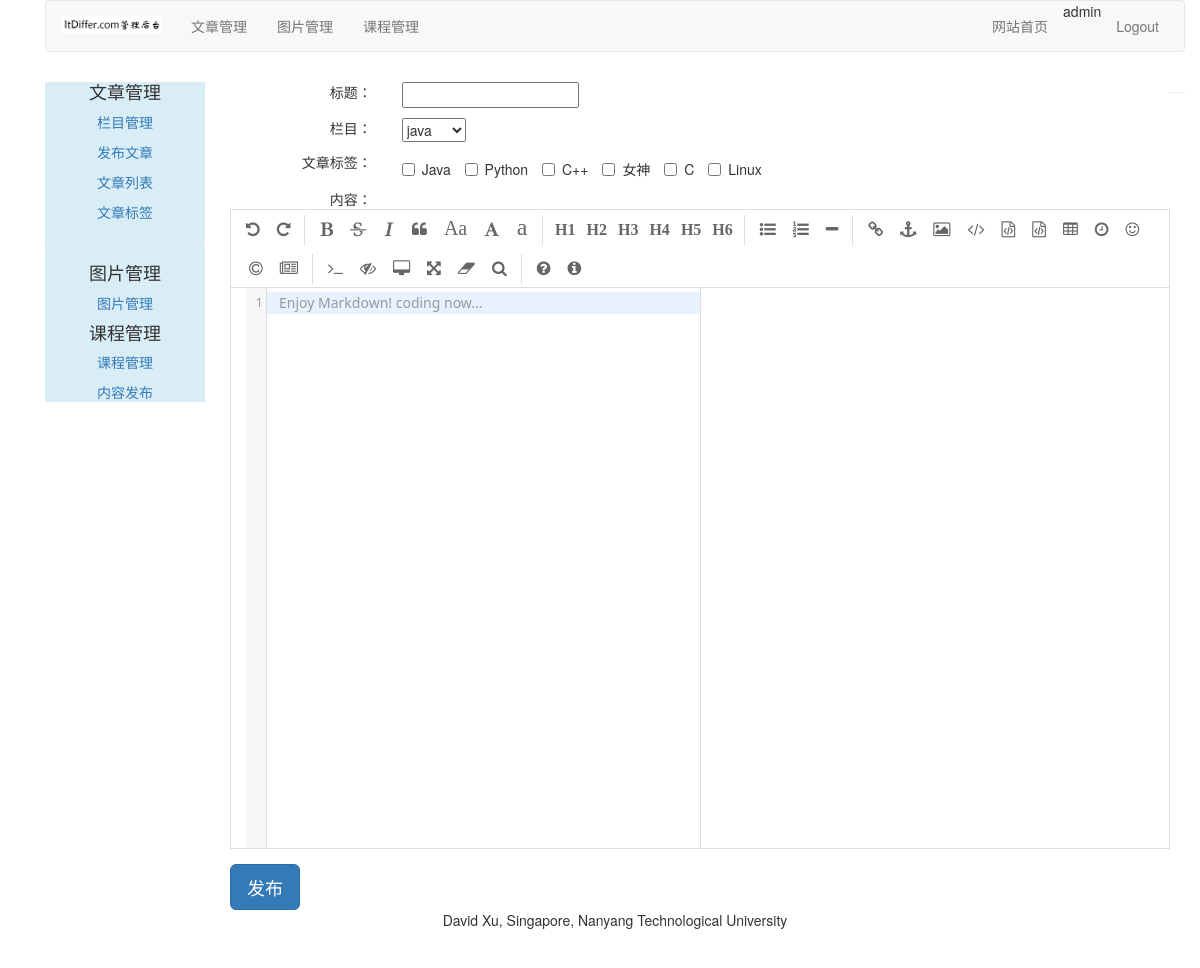
The app's page /article/article-post/ (signed in) with its own data.
### article/models.py (models this page shows, shortened)
class ArticleTag(models.Model):
    author = models.ForeignKey(User, on_delete=models.CASCADE, related_name="tag")
    tag = models.CharField(max_length=500)

### article/views.py (the view)
# urls.py: path('article-post/', views.article_post, name="article_post"),
@login_required(login_url="/account/login/")
@csrf_exempt
def article_post(request):
    if request.method == "POST":
        article_post_form = ArticlePostForm(data=request.POST)
        if article_post_form.is_valid():
            cd = article_post_form.cleaned_data
            try:
                new_article = article_post_form.save(commit=False)
                new_article.author = request.user
                new_article.column = request.user.article_column.get(id=request.POST['column_id'])
                new_article.save()
                tags = request.POST['tags']
                if tags:
                    for atag in json.loads(tags):
                        tag = request.user.tag.get(tag=atag)
                        new_article.article_tag.add(tag)
                return HttpResponse("1")
            except:
                return HttpResponse("2")
        else:
            return HttpResponse("3")
    else:
        article_post_form = ArticlePostForm()
        article_columns = request.user.article_column.all()
        article_tags = request.user.tag.all()
        return render(request, "article/column/article_post.html",
                      {"article_post_form": article_post_form, "article_columns": article_columns,
                       "article_tags": article_tags})

### article/forms.py
class ArticlePostForm(forms.ModelForm):
    class Meta:
        model = ArticlePost
        fields = ("title", "body")

### templates/article/column/article_post.html (shortened to what this page needs)
{% extends "article/base.html" %}
{% load staticfiles %}
{% block content %}
    <link rel="stylesheet" href="{% static 'editor/css/style.css' %}">
    <link rel="stylesheet" href="{% static 'editor/css/editormd.css' %}">
    <div style="margin-left: 10px">
        <form class="form-horizontal" action="." method="post">{% csrf_token %}
            <div class="row" style="margin-top: 10px">
                <div class="col-md-2 text-right"><span>标题：</span></div>
                <div class="col-md-10 text-left">{{ article_post_form.title }}</div>
            </div>
            <div class="row" style="margin-top: 10px">
                <div class="col-md-2 text-right"><span>栏目：</span></div>
                <div class="col-md-10 text-left">
                    <select id="which_column">
                        {% for column in article_columns %}
                            <option value="{{ column.id }}">{{ column.column }}</option>
                        {% endfor %}
                    </select>
                </div>
            </div>
            <div class="row" style="margin-top: 10px">
                <div class="col-md-2 text-right"><span>文章标签：</span></div>
                <div class="col-md-10 text-left">
                    {% for tag in article_tags %}
                        <label class="checkbox-inline">
                            <input class="tagcheckbox" type="checkbox" id="{{ tag.id }}" name="article_tag"
                                   value="{{ tag.tag }}">
                            {{ tag.tag }}
                        </label>
                    {% empty %}
                        <p>You did't label tags for articles. Please <a href="{% url 'article:article_tag' %}">input
                            your
                            tags</a>.</p>
                    {% endfor %}
                </div>
            </div>
            <div class="row" style="margin-top: 10px">
                <div class="col-md-2 text-right"><span>内容：</span></div>
                <div class="col-md-10 text-left" id="editormd"><textarea id="id_body" style="display: none"></textarea>
                </div>
            </div>
            <div class="row">
                <input type="button" class="btn btn-primary btn-lg" value="发布" onclick="publish_article()">
            </div>
        </form>
    </div>
{% endblock %}

### templates/article/header.html
{% load staticfiles %}
<div class="container">
    <nav class="navbar navbar-default" role="navigation">
        <div class="navbar-header">
            <a class="navbar-brand" href="http://www.baidu.com">
                <img width="100px" src="{% static 'images/backlogo.png' %}"></a>
        </div>
        <div>
            <ul class="nav navbar-nav" role="tablist">
                <li><a href="{% url 'article:article_column' %}">文章管理</a></li>
                <li><a href="{% url 'image:list_images' %}">图片管理</a></li>
                <li><a href="{% url 'course:manage_course' %}">课程管理</a></li>
            </ul>
            <ul class="nav navbar-nav navbar-right" style="margin-right: 10px">
                <li><a href="{% url 'blog:blog_title' %}">网站首页</a></li>
                <li><span>{{ user.username }}</span></li>
                <li><a href="{% url 'account:user_logout' %}">Logout</a></li>
            </ul>
        </div>
    </nav>
</div>

### static/editor/css/editormd.css (style rules this page uses)
.editormd { width: 90%; height: 640px; margin: 0 auto; text-align: left; overflow: hidden; position: relative; margin-bottom: 15px; border: 1px solid #ddd; font-family: "Meiryo UI", "Microsoft YaHei", "Malgun Gothic", "Segoe UI", "Trebuchet MS", Helvetica, "Monaco", monospace, Tahoma, STXihei, "华文细黑", STHeiti, "Helvetica Neue", "Droid Sans", "wenquanyi micro hei", FreeSans, Arimo, Arial, SimSun, "宋体", Heiti, "黑体", sans-serif; }

### records on screen
ArticleTag: tag "Java"
ArticleTag: tag "Python"
ArticleTag: tag "C++"
ArticleTag: tag "女神"
ArticleTag: tag "C"
ArticleTag: tag "Linux"

### other values on screen
{{ user.username }} "admin"
form field value "java"
